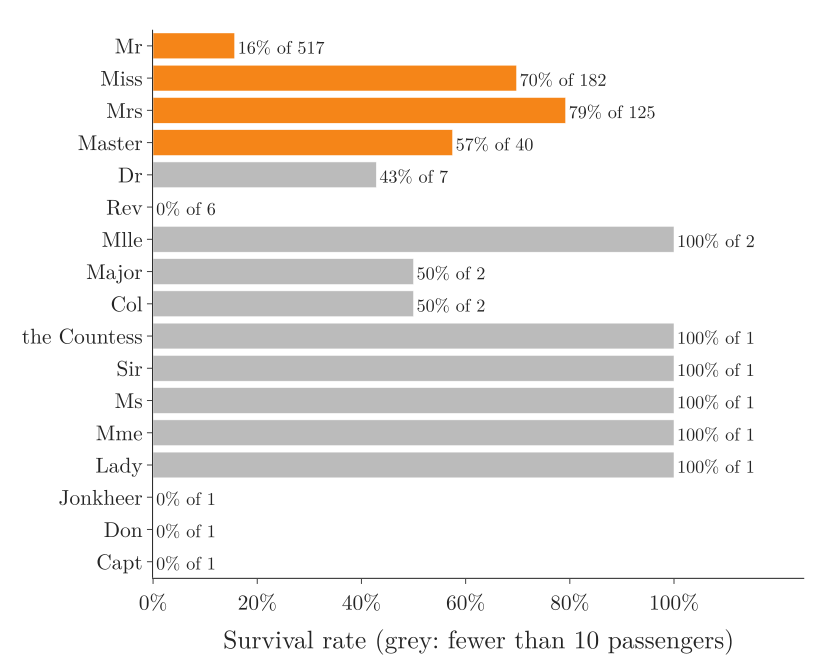

This chart was generated by the following Python code:
"""Plotly chart for Note 45: survival rate for each title split out of the Name column."""
from pathlib import Path
import pandas as pd
import plotly.graph_objects as go

here = Path(__file__).parent
df = pd.read_csv(here.parent / "data" / "titanic.csv")
title = df["Name"].str.split(", ").str[1].str.split(".").str[0]
rate = df.groupby(title)["Survived"].agg(["mean", "size"]).sort_values(["size", "mean"])
colour = ["#F58518" if n >= 10 else "#BBBBBB" for n in rate["size"]]

fig = go.Figure(go.Bar(y=rate.index, x=rate["mean"], orientation="h", marker_color=colour,
                       text=[f"{m:.0%} of {n}" for m, n in zip(rate["mean"], rate["size"])],
                       textposition="outside"))
fig.update_layout(template="simple_white", width=800, height=640, showlegend=False,
                  font=dict(family="Latin Modern Roman", size=21),
                  xaxis=dict(title="Survival rate (grey: fewer than 10 passengers)", tickformat=".0%", tickvals=[0, .2, .4, .6, .8, 1], range=[0, 1.25]),
                  yaxis=dict(title=None), margin=dict(l=120, r=20, t=20, b=60))
fig.write_image(here / "title_survival.png", scale=2)
fig.write_image(here / "title_survival.pdf")
